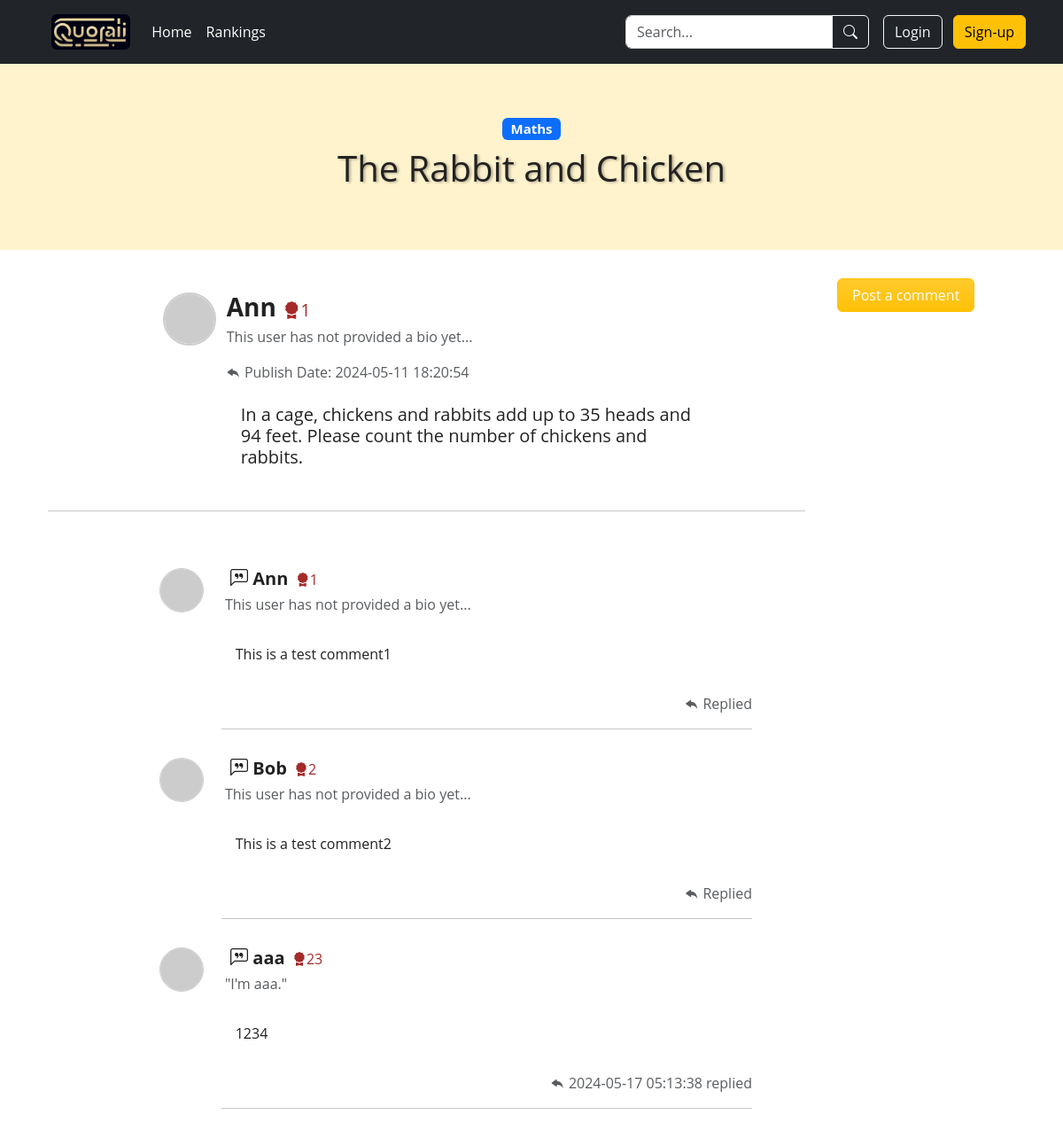
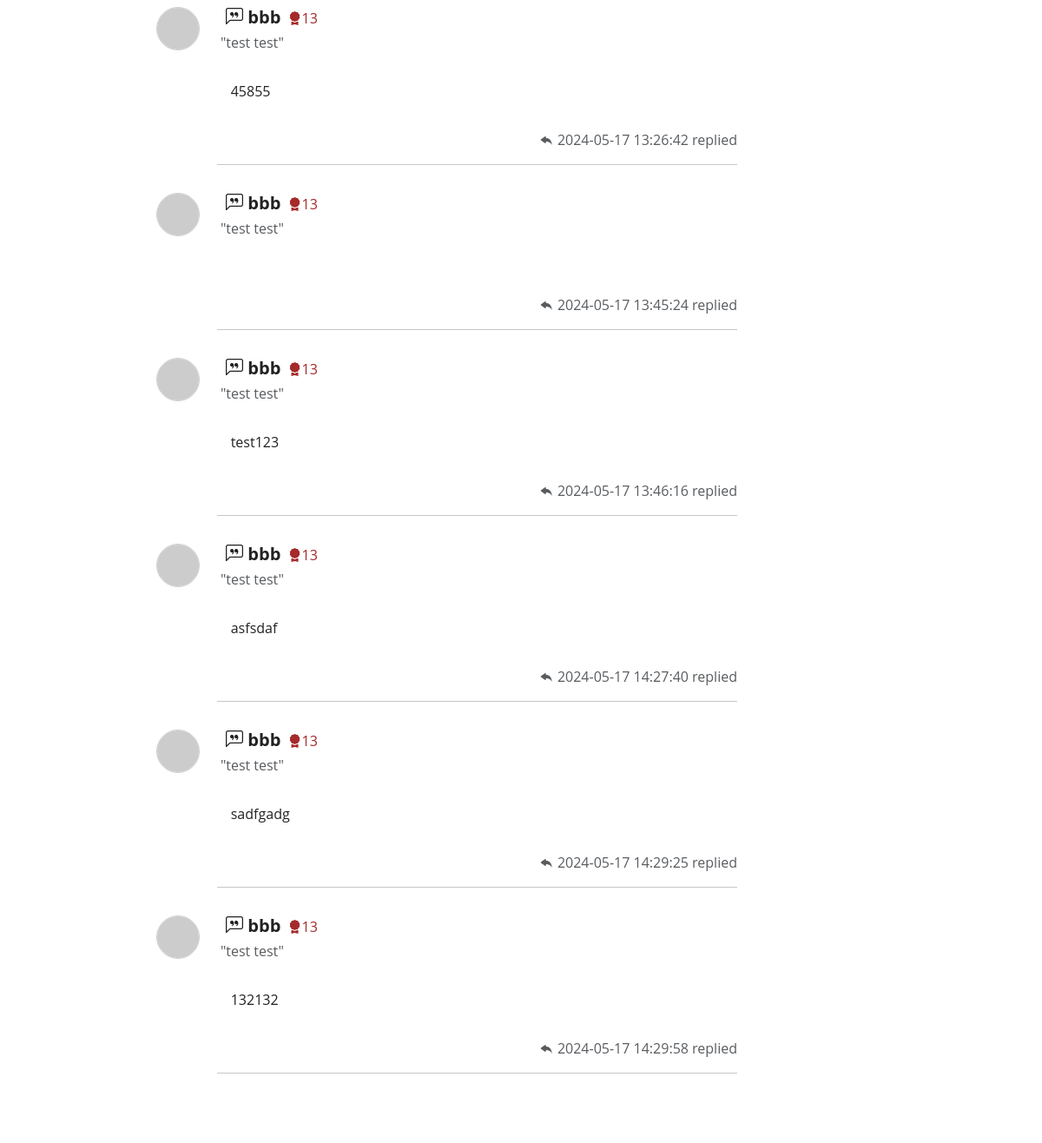
The app's page /post-details/1 with its own data (2 pictures, top to bottom).
### app/models.py (models this page shows, shortened)
class Category(db.Model):
    id = db.Column(db.Integer, primary_key=True)
    name = db.Column(db.String(32), unique=True)
    iconClass = db.Column(db.String(32))
    posts = db.relationship('Post', backref='category', lazy='dynamic')

class Post(db.Model):
    id = db.Column(db.Integer, primary_key=True)
    title = db.Column(db.String(64))
    body = db.Column(db.String(1024))
    timestamp = db.Column(db.DateTime, index=True, default=datetime.now)
    author_id = db.Column(db.Integer, db.ForeignKey('user.id'), index=True)
    category_id = db.Column(db.Integer, db.ForeignKey('category.id'), index=True)
    comments = db.relationship('Comment', backref='post', lazy='dynamic')
    is_solved = db.Column(db.Boolean, default=False)

class User(db.Model, UserMixin):
    id = db.Column(db.Integer, primary_key=True)
    username = db.Column(db.String(16), index=True, unique=True)
    email = db.Column(db.String(64), index=True, unique=True)
    password_hash = db.Column(db.String(256))
    credit = db.Column(db.Integer, default=0)
    bio = db.Column(db.String(1024))
    posts = db.relationship('Post', backref='author', lazy=True)
    comments = db.relationship('Comment', backref='author', lazy='dynamic')

class Comment(db.Model):
    id = db.Column(db.Integer, primary_key=True)
    body = db.Column(db.String(1024))
    timestamp = db.Column(db.DateTime, default=datetime.now)
    author_id = db.Column(db.Integer, db.ForeignKey('user.id'), index=True)
    post_id = db.Column(db.Integer, db.ForeignKey('post.id'), index=True)

### app/routes.py (the view, shortened to what this page needs)
@app.route('/post-details/<int:post_id>', methods=['GET', 'POST'])
def postDetails(post_id):
    if request.method == 'GET':
        post = Post.query.get_or_404(post_id)
        comments = Comment.query.filter_by(post_id=post_id).all()
        return render_template("post-details.html", title='Post details', post=post, comments=comments, user=current_user)

### app/templates/post-details.html (shortened to what this page needs)
{% extends "base.html" %}
{% block style %}
<link rel="stylesheet" href="{{ url_for('static', filename='css/post-details.css') }}">
{% endblock %}
{% block main %}
<div class="post-details-body">
    <div class="header">
        <h5><span id="categoryTag" class="badge" data-category-id="{{ post.category.id }}">{{ post.category.name }}</span></h5>
        <h1 class="danger-text post-title">{{ post.title }}</h1>
    </div>
    <div class="container">
        <div class="row clearfix">
            <div class="col-md-9 column">
                <div class="row clearfix mt-5">
                        <div class="col-md-1 offset-md-2">
                            <img alt="Avatar" src='https://robohash.org/{{ post.author.email }}' class="rounded-circle" style="width: 60px; height: 60px; border: rgba(0, 0, 0, 0.2) 2.5px solid;" />
                        </div>
                        <div class="col-md-9">
                            <div>
                                <h3 class="--bs-danger-bg-subtle" style="display: inline;"><b> {{post.author.username}} </b></h3>
                                <h5 style="display: inline; color:brown;"><i class="bi bi-award-fill"></i>{{ post.author.credit }}</h5>
                            </div>
                            {% if post.author.bio %}
                            <p class="text-muted mt-1">"{{ post.author.bio }}"</p>
                            {% else %}
                            <p class="text-muted mt-1">This user has not provided a bio yet...</p>
                            {% endif %}
                            {% if post.timestamp %}
                            <div class="text-muted">
                                <i class="bi bi-reply-fill"></i>
                                Publish Date: <span id="humanTimestamp_{{ post.id }}"></span></div>
                            {% endif %}
                            <div class="author-content p-3  mt-2" style="max-width: 90%; overflow-y: auto;">
                                <h5>{{post.body}}</h5>
                            </div>
                        </div>
                        <hr class="mt-4 mx-4 mb-5">
                </div>
                <div class="row clearfix mb-5">
                    {% if comments %}
                    {% for comment in comments %}
                    <div class="row mt-3" id={{comment.id}}>
                        <div class="col-md-1 offset-md-2">
                            <img alt="Avatar" src='https://robohash.org/{{ comment.author.email }}' class="rounded-circle" style="width: 50px; height: 50px; border: rgba(0, 0, 0, 0.2) 1.5px solid;" />
                        </div>
                        <div class="col-md-9">
                            <div>
                                <h5 class="--bs-danger-bg-subtle" style="display: inline;">
                                    <i class="bi bi-chat-left-quote"></i>
                                    <b>{{comment.author.username}}</b></h5>
                                <span style="display: inline; color: brown;">&nbsp;<i class="bi bi-award-fill"></i>{{ comment.author.credit }}</span>
                            </div>
                                {% if comment.author.bio %}
                                <p class="text-muted mt-1">&nbsp;"{{ comment.author.bio }}"</p>
                                {% else %}
                                <p class="text-muted mt-1">&nbsp;This user has not provided a bio yet...</p>
                                {% endif %}
                            <div class="author-content p-3 mt-2" style="max-width: 90%; overflow-y: auto;">
                                <p>{{ comment.body }}</p>
                            </div>
                            <div class="text-muted" style="text-align: right;">
                                <i class="bi bi-reply-fill"></i>
                                {% if comment.timestamp %}
                                <span id="humanTimestamp_{{ comment.id }}"></span> replied
                                {% else %}
                                Replied
                                {% endif %}
                            </div>
                            <hr>
                        </div>
                    </div>
                    {% endfor %}
                    {% endif %}
                </div>
            </div>
            <div class="col-md-3 column">
                <button type="button" class="btn btn-warning bg-gradient text-white px-3 mx-5 sticky-btn" data-bs-toggle="modal"
                data-bs-target="#ModalComment" id="newcommentBtn">Post a comment
            </button>
           </div>
        </div>
    </div>
            {% endblock %}

### app/static/css/base.css (style rules this page uses)
* { box-sizing: border-box; margin: 0; padding: 0; }
body { font-family: 'Open Sans', sans-serif; color: #222; overflow-x: hidden; }

### app/static/css/post-details.css (style rules this page uses)
.post-details-body { margin-top: 3.5rem; padding-top: 1rem; padding-bottom: 1rem; }
.header { background-color: var(--bs-warning-bg-subtle); color: var(--bs-warning-rgb); padding: 60px 0; text-align: center; }
.post-title { text-shadow: 2px 1px 3px rgba(0, 0, 0, 0.304); }
.mt-2 { margin-top: 2rem; }
.author-content { max-height: 300px; overflow-y: auto; }
.sticky-btn { position: relative; z-index: 1000; margin-top: 2rem; }

### records on screen
Category: category.name "Maths"
Post: title "The Rabbit and Chicken", body "In a cage, chickens and rabbits add up to 35 heads and 94 feet. Please count the number of chickens and rabbits."
User: author.username "Ann", author.credit "1"
Comment: author.username "Ann", author.credit "1", shows "This user has not provided a bio yet...", body "This is a test comment1", shows "Replied"
Comment: author.username "Bob", author.credit "2", shows "This user has not provided a bio yet...", body "This is a test comment2", shows "Replied"
Comment: author.username "aaa", author.credit "23", author.bio "I'm aaa.", body "1234"
Comment: author.username "bbb", author.credit "13", author.bio "test test", body "45855"
Comment: author.username "bbb", author.credit "13", author.bio "test test"
Comment: author.username "bbb", author.credit "13", author.bio "test test", body "test123"
Comment: author.username "bbb", author.credit "13", author.bio "test test", body "asfsdaf"
Comment: author.username "bbb", author.credit "13", author.bio "test test", body "sadfgadg"
Comment: author.username "bbb", author.credit "13", author.bio "test test", body "132132"
